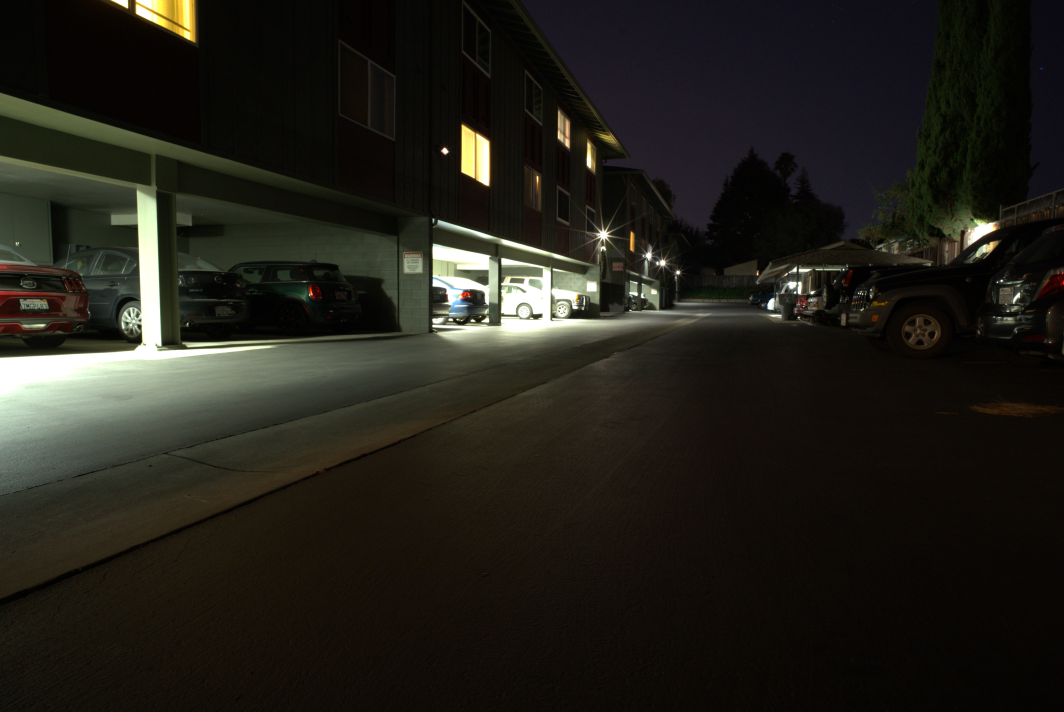
//> input picture python/10087_00_30s.jpg, 4256 x 2848 px (shown at 1/4 size)
$ ./main   (built with g++ and OpenCV 4)
//> lines starting //> are read from the running program, lines starting //| are printed output that depends on the picture
#include <opencv2/opencv.hpp>
#include <opencv2/imgcodecs.hpp>
#include <iostream>
#include <vector>
#include <cmath>

/*
	Pixel conventions in RGB and YUV space
	R -> red, G -> green and B -> blue when in RGB space
	Y -> red, U -> green and V -> blue when in YUV space
*/

// Can be nagative values when converting to YUV space so use int type for this and unsigned char for RGB space
typedef union{
	unsigned char rgb;
	int yuv;
}pixel_type;

// This struct is to hold the RGB or YUV values for each pixel
typedef struct{
	pixel_type red;
	pixel_type green;
	pixel_type blue;
}pixel;

// 2D vector image structure
typedef std::vector<std::vector<pixel>> Image;

// Clamp the pixel values b/w upper and lower bound (typcially 0-255)
// [252 lines left out: functions clamp, read_in_image, convert_rgb_to_yuv, convert_yuv_to_rgb, gamma_correction, log_transformation and 4 more, not called in this run]

// Use to compare to defined
void open_cv_he()
{
	// Read the image file
	cv::Mat image = cv::imread("C:\\Users\\Matt Ruigrok\\Documents\\School\\Year 4\\CE 4TN4\\Project 1\\10087_00_30s.jpg");
//> image is the input picture: 2848 rows x 4256 cols, CV_8UC3; mean B, G, R 25.3, 32.1, 33.9

	// Check for failure
	if (image.empty())
	{
		std::cout << "Could not open or find the image" << std::endl;
		std::cin.get(); //wait for any key press
		return;
	}

	//Convert the image from BGR to YCrCb color space
	cv::Mat hist_equalized_image;
	cv::cvtColor(image, hist_equalized_image, cv::ColorConversionCodes::COLOR_BGR2YCrCb);
//> hist_equalized_image: 2848 rows x 4256 cols, CV_8UC3; mean of channels 0, 1, 2 31.9, 129.4, 124.3

	//Split the image into 3 channels; Y, Cr and Cb channels respectively and store it in a std::vector
	std::vector<cv::Mat> vec_channels;
	cv::split(hist_equalized_image, vec_channels);
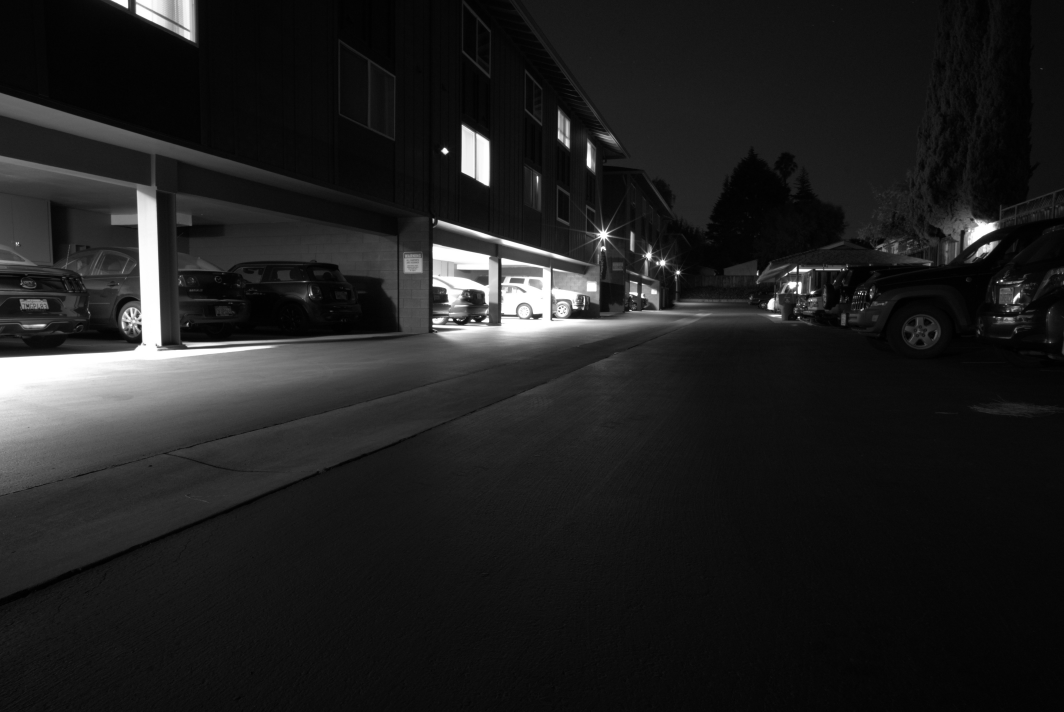
//> vec_channels[0]: 2848 rows x 4256 cols, CV_8UC1 (shown at 1/4 size); min 0, max 255, mean 31.9
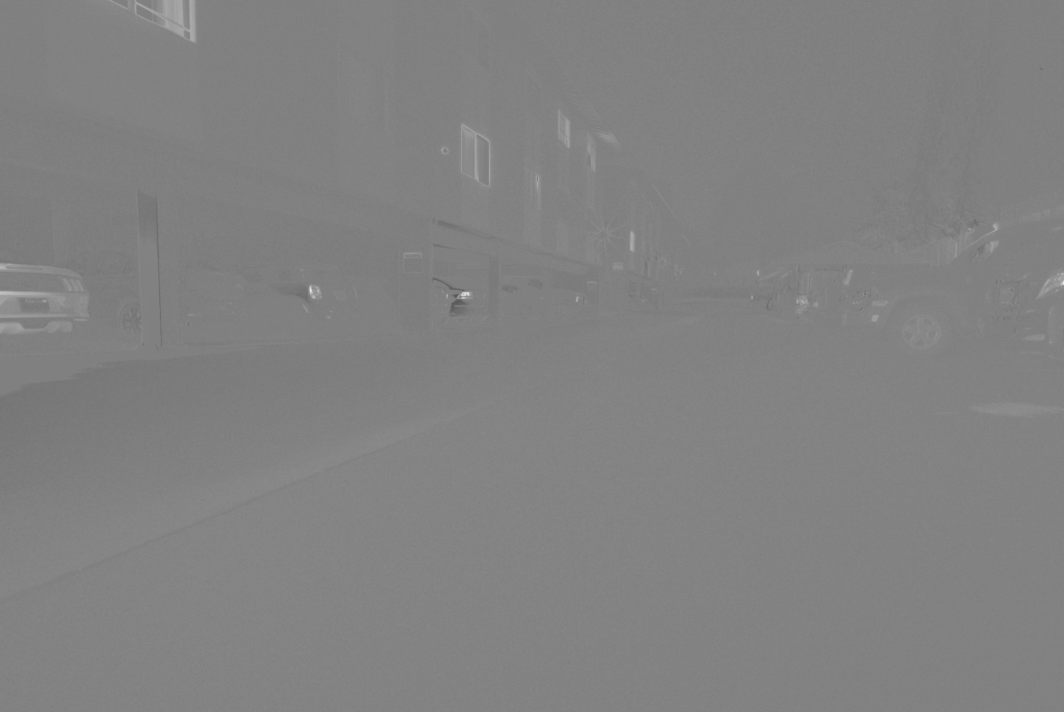
//> vec_channels[1]: 2848 rows x 4256 cols, CV_8UC1 (shown at 1/4 size); min 80, max 251, mean 129.4

	//Equalize the histogram of only the Y channel
	cv::equalizeHist(vec_channels[0], vec_channels[0]);
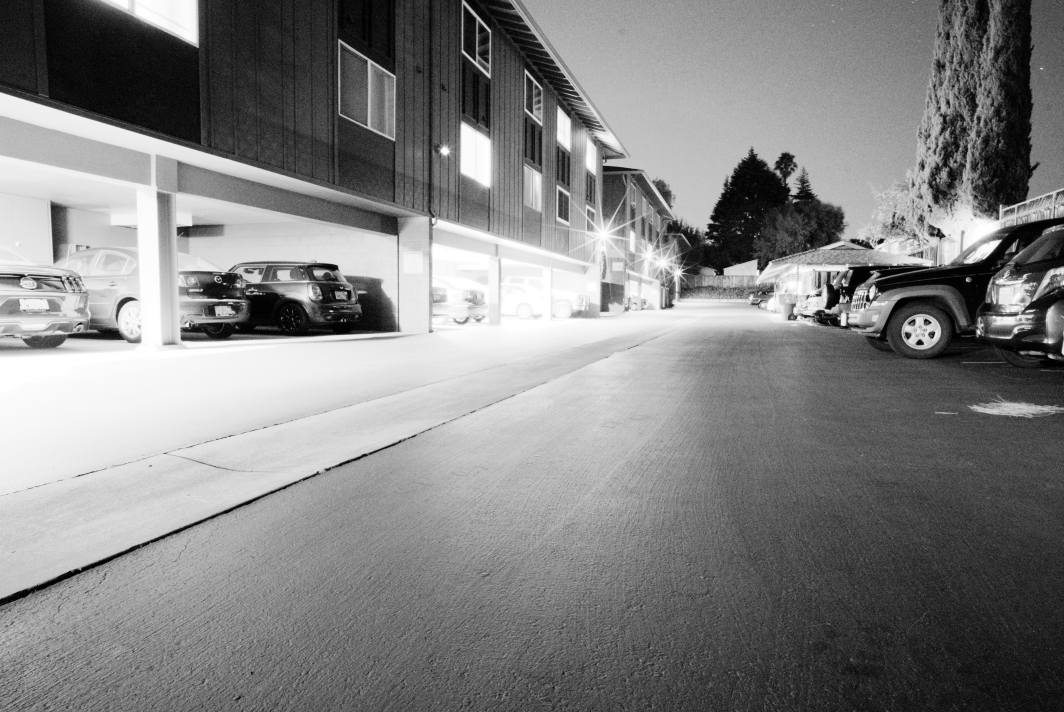
//> vec_channels[0]: 2848 rows x 4256 cols, CV_8UC1 (shown at 1/4 size); min 0, max 255, mean 130.4

	//Merge 3 channels in the vector to form the color image in YCrCB color space.
	cv::merge(vec_channels, hist_equalized_image);
//> hist_equalized_image: 2848 rows x 4256 cols, CV_8UC3; mean of channels 0, 1, 2 130.4, 129.4, 124.3

	//Convert the histogram equalized image from YCrCb to BGR color space again
	cvtColor(hist_equalized_image, hist_equalized_image, cv::ColorConversionCodes::COLOR_YCrCb2BGR);
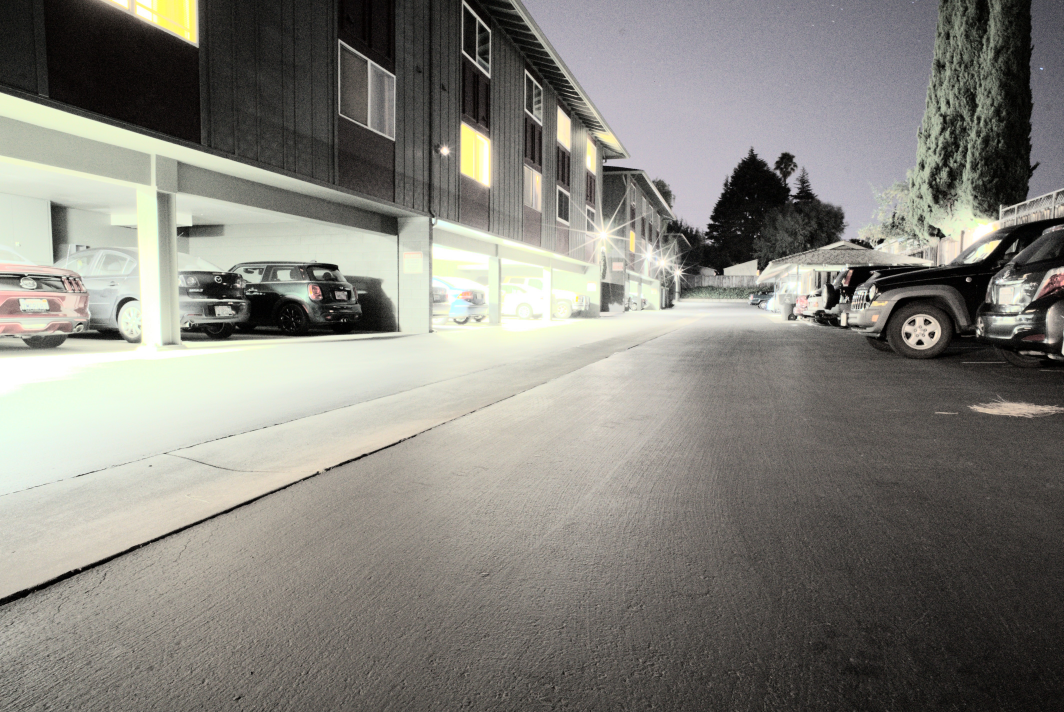
//> hist_equalized_image: 2848 rows x 4256 cols, CV_8UC3 (shown at 1/4 size); mean B, G, R 123.8, 130.6, 132.3

	cv::imwrite("opencv_output.jpg", hist_equalized_image);
	return;
}

// [36 lines left out: function main, not called in this run]

// added to run one function of the file
int main() { open_cv_he(); }
